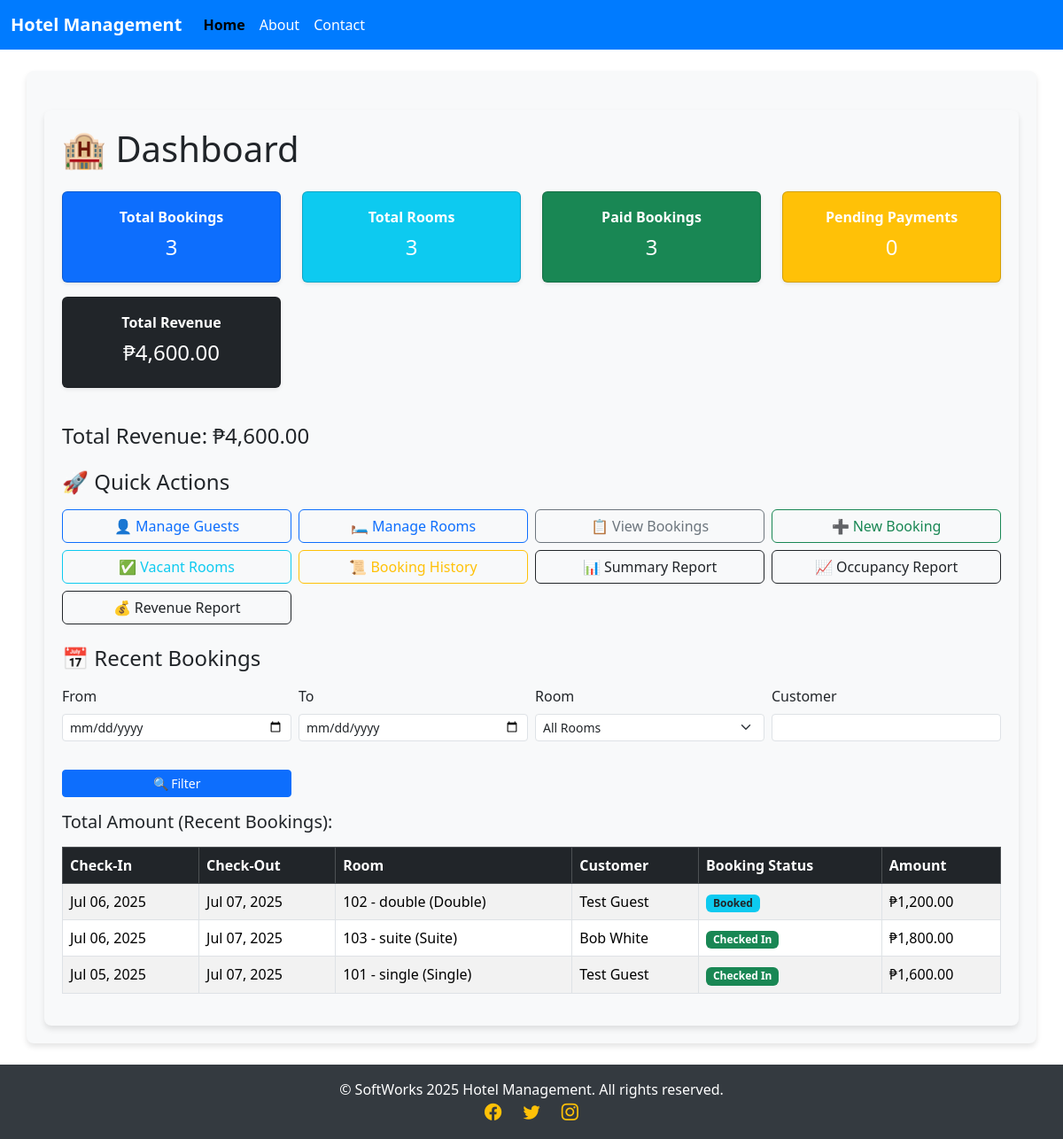
Before: / (signed in) with the older database file.
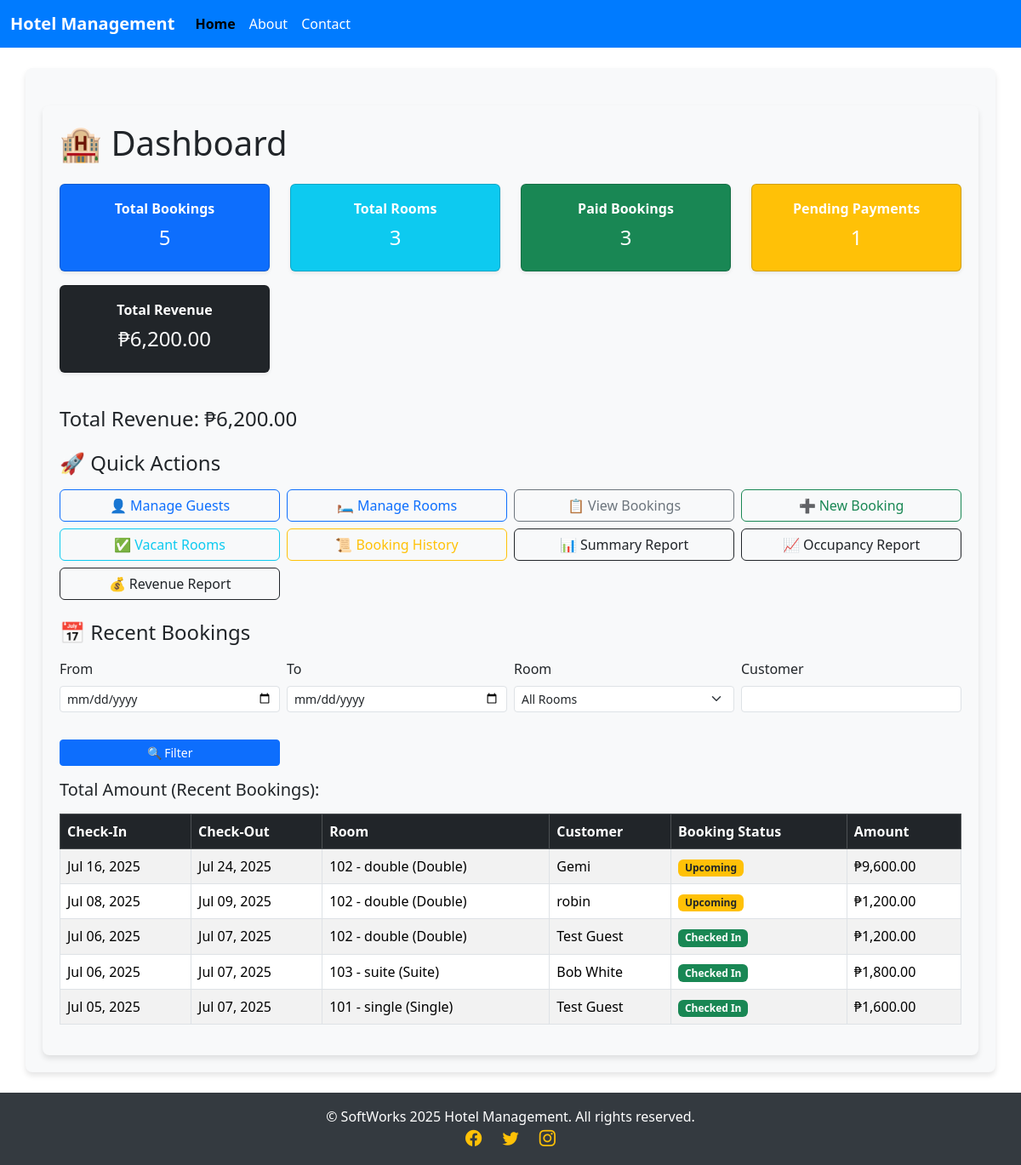
After: the same page with the newer database file.
### hotel/models.py (models this page shows, shortened)
class Booking(models.Model):
    PAYMENT_STATUSES = [
        ('pending', 'Pending'),
        ('paid', 'Paid'),
        ('failed', 'Failed'),
        ('refunded', 'Refunded'),
    ]
    guest = models.ForeignKey(Guest, on_delete=models.CASCADE, related_name='bookings')
    room = models.ForeignKey(Room, on_delete=models.CASCADE, related_name='bookings')
    check_in = models.DateField()
    check_out = models.DateField()
    total_price = models.DecimalField(max_digits=10, decimal_places=2, blank=True, null=True)  # Allow blank for auto-computation
    payment_status = models.CharField(
        max_length=10,
        choices=PAYMENT_STATUSES,
        default='pending'
    )
    created_at = models.DateTimeField(auto_now_add=True)
    is_checked_in = models.BooleanField(default=False)  # Added field for check-in status

class Room(models.Model):
    ROOM_TYPES = (
        ('single', 'Single'),
        ('double', 'Double'),
        ('suite', 'Suite'),
    )
    number = models.CharField(max_length=10)
    room_type = models.CharField(max_length=10, choices=ROOM_TYPES)
    capacity = models.IntegerField()
    price = models.DecimalField(max_digits=10, decimal_places=2)
    is_available = models.BooleanField(default=True)

class Guest(models.Model):
    name = models.CharField(max_length=100)
    email = models.EmailField()
    phone = models.CharField(max_length=20, blank=True, null=True)  # Allow blank for optional phone
    address = models.TextField(blank=True, null=True)  # Allow blank for optional address
    date_of_birth = models.DateField(blank=True, null=True)  # Optional date of birth
    notes = models.TextField(blank=True, null=True)  # Optional notes about the guest

### hotel/views.py (the view)
# urls.py: path('', views.dashboard, name='dashboard'),
@login_required
def dashboard(request):
    bookings = Booking.objects.prefetch_related('payments').all()
    total_bookings = bookings.count()
    total_rooms = Room.objects.count()
    total_revenue = 0
    paid_bookings = 0
    partial_bookings = 0
    pending_bookings = 0
    for booking in bookings:
        total_paid = sum(p.amount for p in booking.payments.all())  # ✅ Correct usage
        if total_paid >= booking.total_price:
            paid_bookings += 1
        elif total_paid > 0:
            partial_bookings += 1
        else:
            pending_bookings += 1
        total_revenue += total_paid  # ✅ Move inside the loop
    stats = [
        {"title": "Total Bookings", "count": total_bookings, "bg": "primary"},
        {"title": "Total Rooms", "count": total_rooms, "bg": "info"},
        {"title": "Paid Bookings", "count": paid_bookings, "bg": "success"},
        {"title": "Pending Payments", "count": pending_bookings, "bg": "warning"},
        {"title": "Total Revenue", "count": f"₱{total_revenue:,.2f}", "bg": "dark"},
    ]
    start_date = request.GET.get('start_date')
    end_date = request.GET.get('end_date')
    room_id = request.GET.get('room')
    customer = request.GET.get('customer')
    recent_bookings = Booking.objects.select_related('room', 'guest').order_by('-check_in')
    if start_date:
        recent_bookings = recent_bookings.filter(check_in__gte=start_date)
    if end_date:
        recent_bookings = recent_bookings.filter(check_out__lte=end_date)
    if room_id:
        recent_bookings = recent_bookings.filter(room_id=room_id)
    if customer:
        recent_bookings = recent_bookings.filter(guest__name__icontains=customer)  # ✅ Correct guest filter
    recent_bookings = recent_bookings[:10]
    rooms = Room.objects.all()
    return render(request, 'hotel/dashboard.html', {
        "stats": stats,
        "recent_bookings": recent_bookings,
        "rooms": rooms,
        "total_revenue": total_revenue,
        "today": timezone.now().date(),
    })

### hotel/templatetags/peso_filters.py (called while the page is built)
@register.filter
def peso(value):
    try:
        return f"₱{value:,.2f}"
    except (ValueError, TypeError):
        return value

### hotel/templates/hotel/dashboard.html (shortened to what the changed rows need)
{% extends 'hotel/base.html' %}
{% load static %}
{% load humanize %}
{% load peso_filters %}
{% block content %}
<div class="container mt-4">
    <h1 class="mb-4">🏨 Dashboard</h1>
    <div class="row text-center mb-4">
        {% for card in stats %}
        <div class="col-md-3 mb-3">
            <div class="card text-white bg-{{ card.bg|default:'primary' }} shadow-sm">
                <div class="card-body">
                    <strong>{{ card.title }}</strong>
                    <h4 class="mt-2">
                        {% if card.title|lower == 'revenue' %}
                            ₱{{ card.count|floatformat:2|intcomma }}
                        {% else %}
                            {{ card.count }}
                        {% endif %}
                    </h4>
                </div>
            </div>
        </div>
        {% endfor %}
    </div>
    <div class="mb-4">
        <h4>Total Revenue: {{ total_revenue|peso }}</h4>
    </div>
    <div class="table-responsive">
        <table class="table table-striped table-bordered align-middle">
            <thead class="table-dark">
                <tr>
                    <th scope="col">Check-In</th>
                    <th scope="col">Check-Out</th>
                    <th scope="col">Room</th>
                    <th scope="col">Customer</th>
                    <th scope="col">Booking Status</th>
                    <th scope="col">Amount</th>
                </tr>
            </thead>
            <tbody>
                {% for booking in recent_bookings %}
                <tr>
                    <td>{{ booking.check_in|date:"M d, Y" }}</td>
                    <td>{{ booking.check_out|date:"M d, Y" }}</td>
                    <td>{{ booking.room.number }} - {{ booking.room.room_type }} ({{ booking.room.get_room_type_display }})</td>
                    <td>{{ booking.guest.name }}</td>
                    <td>
                        {% if booking.is_checked_in %}
                            <span class="badge bg-success">Checked In</span>
                        {% elif booking.check_out < today %}
                            <span class="badge bg-secondary">Completed</span>
                        {% elif booking.check_in > today %}
                            <span class="badge bg-warning text-dark">Upcoming</span>
                        {% else %}
                            <span class="badge bg-info text-dark">Booked</span>
                        {% endif %}
                    </td>
                    <td>{{ booking.total_price|peso }}</td>
                </tr>
                {% empty %}
                <tr>
                    <td colspan="6" class="text-center">No bookings found.</td>
                </tr>
                {% endfor %}
            </tbody>
        </table>
    </div>
</div>
{% endblock %}

Changed rows visible on the page:
added Booking: check_in "Jul 16, 2025", check_out "Jul 24, 2025", room.number "102", room.room_type "double", room.room_type "Double", guest.name "Gemi", is_checked_in "Upcoming", total_price|peso "₱9,600.00"
added Booking: check_in "Jul 08, 2025", check_out "Jul 09, 2025", room.number "102", room.room_type "double", room.room_type "Double", guest.name "robin", is_checked_in "Upcoming", total_price|peso "₱1,200.00"
changed Booking (number 3 of 5 on the later page): is_checked_in "Booked" → "Checked In"
Other visible differences:
{{ total_revenue|peso }}: "₱4,600.00" → "₱6,200.00"
new list line: "Total Bookings 5"
new list line: "Pending Payments 1"
new list line: "Total Revenue ₱6,200.00"
list line gone: "Total Bookings 3"
list line gone: "Pending Payments 0"
list line gone: "Total Revenue ₱4,600.00"
